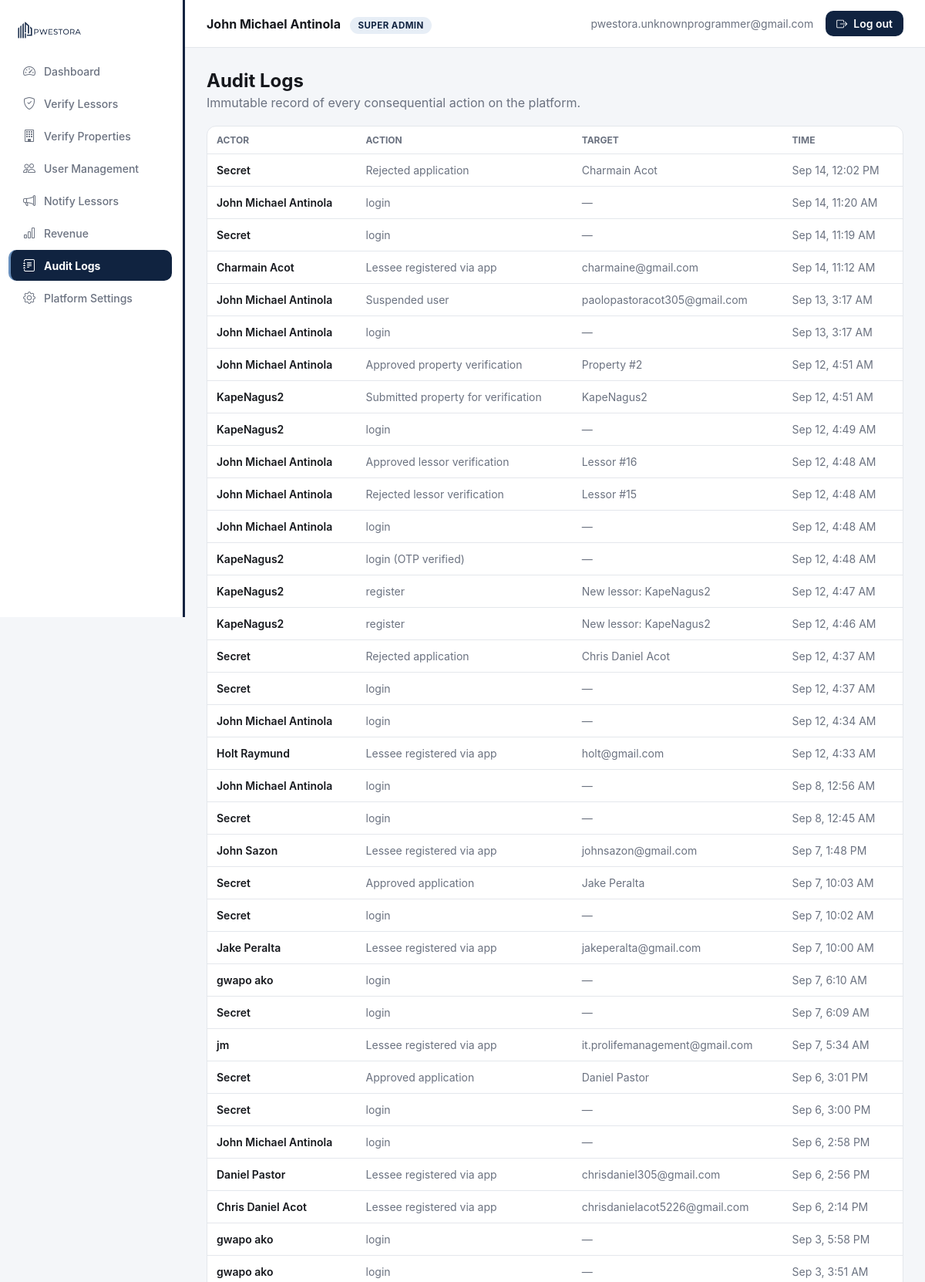
/dashboard.php?page=audit (signed in, upper part), run on the app's committed database.
### tables this page shows
CREATE TABLE `audit_logs` (
  `id` int(11) NOT NULL,
  `actor_id` int(11) DEFAULT NULL,
  `action` varchar(150) NOT NULL,
  `details` text DEFAULT NULL,
  `created_at` datetime NOT NULL DEFAULT current_timestamp()
);

CREATE TABLE `users` (
  `id` int(11) NOT NULL,
  `role` enum('lessor','superadmin','lessee') NOT NULL DEFAULT 'lessor',
  `status` enum('pending','active','suspended') NOT NULL DEFAULT 'pending',
  `company_name` varchar(150) DEFAULT NULL,
  `full_name` varchar(150) NOT NULL,
  `email` varchar(150) NOT NULL,
  `phone` varchar(30) DEFAULT NULL,
  `password_hash` varchar(255) NOT NULL,
  `api_token` varchar(64) DEFAULT NULL,
  `otp_code` varchar(6) DEFAULT NULL,
  `otp_expires_at` datetime DEFAULT NULL,
  `created_at` datetime NOT NULL DEFAULT current_timestamp(),
  `updated_at` datetime NOT NULL DEFAULT current_timestamp() ON UPDATE current_timestamp()
);

### public_html/modules/audit.php (the view, shortened to what this page needs)
<?php
$logs = $pdo->query(
    "SELECT al.*, u.company_name, u.full_name, u.role AS actor_role
     FROM audit_logs al
     LEFT JOIN users u ON u.id = al.actor_id
     ORDER BY al.created_at DESC
     LIMIT 200"
)->fetchAll();
function actor_label(array $row): string {
    return $row['actor_role'] === 'lessor' ? ($row['company_name'] ?: 'Lessor') : ($row['full_name'] ?: 'User');
}
?>
<h2 style="margin:0 0 4px;">Audit Logs</h2>
<p style="color:var(--ink-500); margin:0 0 20px;">Immutable record of every consequential action on the platform.</p>
<div class="card" style="padding:0; overflow:hidden;">
  <div class="table-scroll">
  <table>
    <thead><tr><th>Actor</th><th>Action</th><th>Target</th><th>Time</th></tr></thead>
    <tbody>
      <?php if (!$logs): ?>
        <tr><td colspan="4" style="text-align:center; color:var(--ink-500);">Nothing logged yet.</td></tr>
      <?php else: foreach ($logs as $l): ?>
        <tr>
          <td style="font-weight:600;"><?= htmlspecialchars(actor_label($l)) ?></td>
          <td style="color:var(--ink-500);"><?= htmlspecialchars($l['action']) ?></td>
          <td style="color:var(--ink-500);"><?= htmlspecialchars($l['details'] ?: '—') ?></td>
          <td style="color:var(--ink-500);"><?= (new DateTime($l['created_at']))->format('M j, g:i A') ?></td>
        </tr>
      <?php endforeach; endif; ?>
    </tbody>
  </table>
  </div>
</div>

### public_html/assets/css/style.css (style rules this page uses)
:root { --primary: #102340; --primary-light: #264875; --accent: #678EBC; --accent-soft: #E7EEF6; --tint: #CCD8E4; --steel: #888F96; --success: #1E8E5A; --success-soft: #E5F5EC; --warning: #E8A33D; --warning-soft: #FCF1E0; --error: #D64545; --error-soft: #FBE9E9; --ink-900: #16181D; --ink-500: #6B7280; --ink-300: #9AA6B5; --border: #E4E7EC; --surface: #FFFFFF; --bg: #F4F6F9; --radius: 12px; --sidebar-w: 240px; }
* { box-sizing: border-box; }
html { -webkit-text-size-adjust: 100%; }
body { margin: 0; font-family: -apple-system, "Segoe UI", Roboto, Helvetica, Arial, sans-serif; background: var(--bg); color: var(--ink-900); -webkit-font-smoothing: antialiased; }
.card { background: var(--surface); border: 1px solid var(--border); border-radius: var(--radius); padding: 20px; margin-bottom: 20px; }
.table-scroll { width: 100%; overflow-x: auto; -webkit-overflow-scrolling: touch; }
table { width: 100%; border-collapse: collapse; font-size: 14px; min-width: 560px; }
th { text-align: left; color: var(--ink-500); font-size: 12px; text-transform: uppercase; padding: 10px 12px; border-bottom: 1px solid var(--border); white-space: nowrap; }
td { padding: 12px; border-bottom: 1px solid var(--border); }

### data on the page
audit_logs: actor.company_name "Secret", action "Rejected application", details "Charmain Acot", created_at "Sep 14, 12:02 PM"
audit_logs: actor.full_name "John Michael Antinola", action "login", details "—", created_at "Sep 14, 11:20 AM"
audit_logs: actor.company_name "Secret", action "login", details "—", created_at "Sep 14, 11:19 AM"
audit_logs: actor.full_name "Charmain Acot", action "Lessee registered via app", details "charmaine@gmail.com", created_at "Sep 14, 11:12 AM"
audit_logs: actor.full_name "John Michael Antinola", action "Suspended user", details "paolopastoracot305@gmail.com", created_at "Sep 13, 3:17 AM"
audit_logs: actor.full_name "John Michael Antinola", action "login", details "—", created_at "Sep 13, 3:17 AM"
audit_logs: actor.full_name "John Michael Antinola", action "Approved property verification", details "Property #2", created_at "Sep 12, 4:51 AM"
audit_logs: actor.company_name "KapeNagus2", action "Submitted property for verification", details "KapeNagus2", created_at "Sep 12, 4:51 AM"
audit_logs: actor.company_name "KapeNagus2", action "login", details "—", created_at "Sep 12, 4:49 AM"
audit_logs: actor.full_name "John Michael Antinola", action "Approved lessor verification", details "Lessor #16", created_at "Sep 12, 4:48 AM"
audit_logs: actor.full_name "John Michael Antinola", action "Rejected lessor verification", details "Lessor #15", created_at "Sep 12, 4:48 AM"
audit_logs: actor.full_name "John Michael Antinola", action "login", details "—", created_at "Sep 12, 4:48 AM"
audit_logs: actor.company_name "KapeNagus2", action "login (OTP verified)", details "—", created_at "Sep 12, 4:48 AM"
audit_logs: actor.company_name "KapeNagus2", action "register", details "New lessor: KapeNagus2", created_at "Sep 12, 4:47 AM"
audit_logs: actor.company_name "KapeNagus2", action "register", details "New lessor: KapeNagus2", created_at "Sep 12, 4:46 AM"
audit_logs: actor.company_name "Secret", action "Rejected application", details "Chris Daniel Acot", created_at "Sep 12, 4:37 AM"
audit_logs: actor.company_name "Secret", action "login", details "—", created_at "Sep 12, 4:37 AM"
audit_logs: actor.full_name "John Michael Antinola", action "login", details "—", created_at "Sep 12, 4:34 AM"
audit_logs: actor.full_name "Holt Raymund", action "Lessee registered via app", details "holt@gmail.com", created_at "Sep 12, 4:33 AM"
audit_logs: actor.full_name "John Michael Antinola", action "login", details "—", created_at "Sep 8, 12:56 AM"
audit_logs: actor.company_name "Secret", action "login", details "—", created_at "Sep 8, 12:45 AM"
audit_logs: actor.full_name "John Sazon", action "Lessee registered via app", details "johnsazon@gmail.com", created_at "Sep 7, 1:48 PM"
audit_logs: actor.company_name "Secret", action "Approved application", details "Jake Peralta", created_at "Sep 7, 10:03 AM"
audit_logs: actor.company_name "Secret", action "login", details "—", created_at "Sep 7, 10:02 AM"
audit_logs: actor.full_name "Jake Peralta", action "Lessee registered via app", details "jakeperalta@gmail.com", created_at "Sep 7, 10:00 AM"
audit_logs: actor.company_name "gwapo ako", action "login", details "—", created_at "Sep 7, 6:10 AM"
audit_logs: actor.company_name "Secret", action "login", details "—", created_at "Sep 7, 6:09 AM"
audit_logs: actor.full_name "jm", action "Lessee registered via app", details "it.prolifemanagement@gmail.com", created_at "Sep 7, 5:34 AM"
audit_logs: actor.company_name "Secret", action "Approved application", details "Daniel Pastor", created_at "Sep 6, 3:01 PM"
audit_logs: actor.company_name "Secret", action "login", details "—", created_at "Sep 6, 3:00 PM"
audit_logs: actor.full_name "John Michael Antinola", action "login", details "—", created_at "Sep 6, 2:58 PM"
audit_logs: actor.full_name "Daniel Pastor", action "Lessee registered via app", details "chrisdaniel305@gmail.com", created_at "Sep 6, 2:56 PM"
audit_logs: actor.full_name "Chris Daniel Acot", action "Lessee registered via app", details "chrisdanielacot5226@gmail.com", created_at "Sep 6, 2:14 PM"
audit_logs: actor.company_name "gwapo ako", action "login", details "—", created_at "Sep 3, 5:58 PM"
audit_logs: actor.company_name "gwapo ako", action "login", details "—", created_at "Sep 3, 3:51 AM"

### other printed values
$item['label'] "Dashboard"
$item['label'] "Verify Lessors"
$item['label'] "Verify Properties"
$item['label'] "User Management"
$item['label'] "Notify Lessors"
$item['label'] "Revenue"
$item['label'] "Audit Logs"
$item['label'] "Platform Settings"
$user['company'] ?: $user['name'] "John Michael Antinola"
$roleLabel "SUPER ADMIN"
$user['email'] "pwestora.unknownprogrammer@gmail.com"
